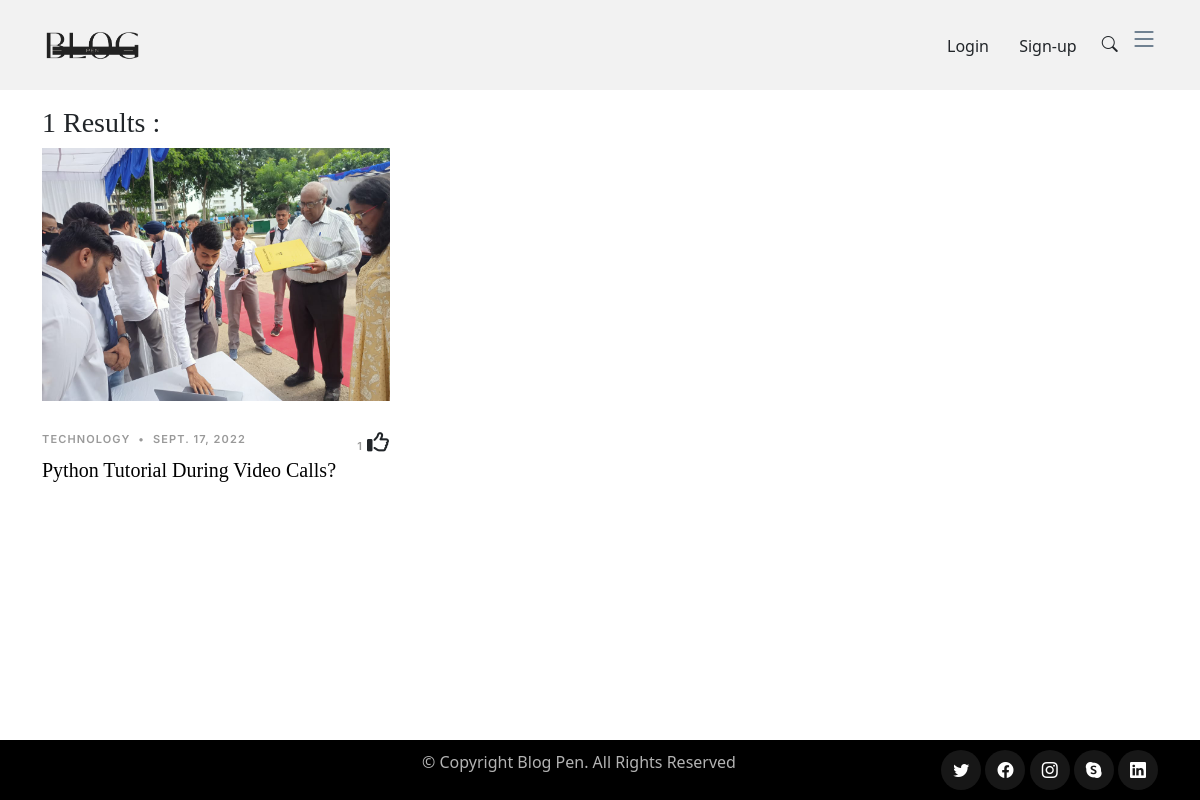
Before: /category/Technology with the older database file.
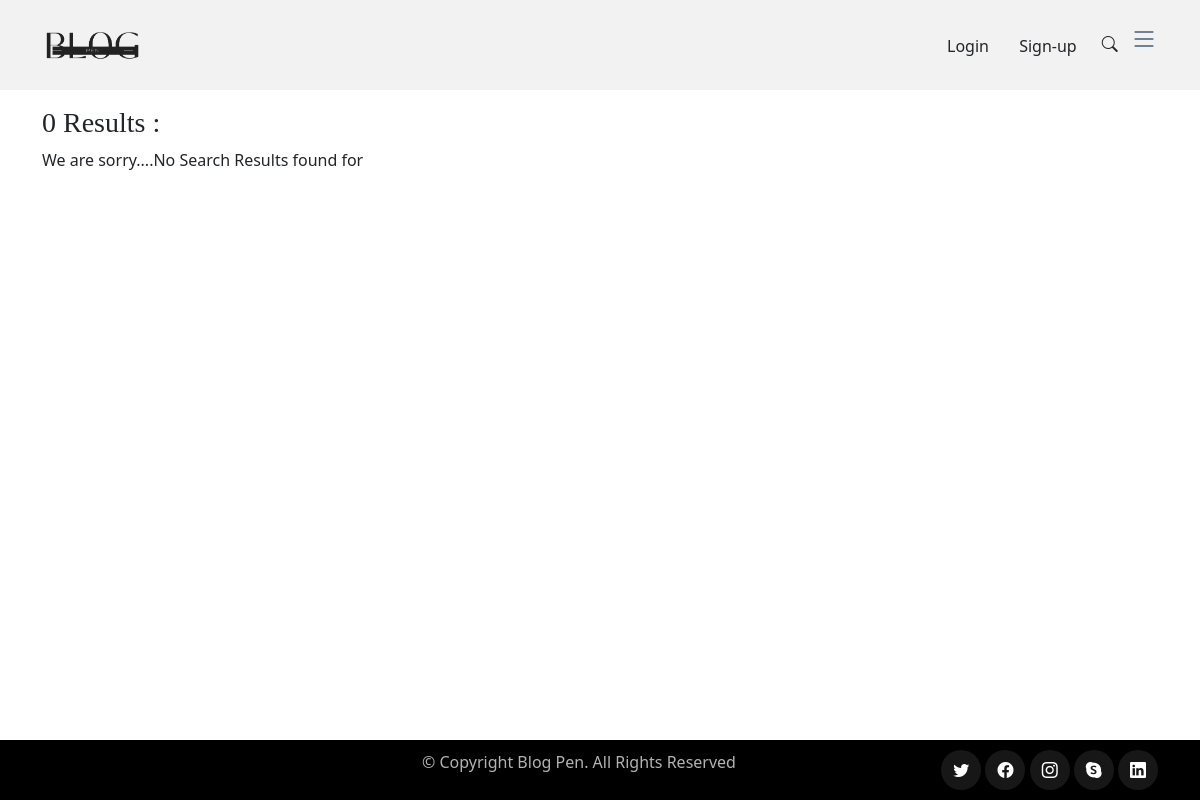
After: the same page with the newer database file.
### blog/models.py (models this page shows, shortened)
class Post(models.Model):
    sno = models.AutoField(primary_key=True)
    title = models.CharField(max_length=200)
    content = models.TextField()
    author = models.ForeignKey(User,on_delete=models.CASCADE)
    category  = models.CharField(
        max_length = 50,
        choices = INT_CHOICES,
        default = 'college'
        )
    likes = models.IntegerField(default=0)
    timestamp = models.DateField(blank=True)
    image = models.ImageField(upload_to="thumbnails/")

### home/views.py (the view)
# urls.py: path("category/<str:slug>",views.category, name="category"),
def category(request,slug):
    if(request.method=='GET'):
        a1 = Post.objects.filter(category=slug)
        p = Paginator(a1,6)
        likes_list = []
        page_number = request.GET.get('page')
        pgs_page = p.get_page(page_number)
        for i in pgs_page:
            try:
                Likes.objects.get(user=request.user.username,post_sno = i.sno)
                likes_list.append(True)
            except Exception as e:
                likes_list.append(False)
        return render(request,'home/search.html',{'posts':zip(likes_list,pgs_page),'page_range':p.page_range, 'number':len(pgs_page)})
    return redirect("home")

### templates/home/search.html (shortened to what this page needs)
{% extends 'home/basic.html' %}
{% block body %}
<link rel="stylesheet" href="https://unpkg.com/aos@next/dist/aos.css" />
<div class="container my-3">
    <h3>{{number}} Results :</h3>
    {% if number < 1 %}
    <p>We are sorry....No Search Results found for <strong>{{query}}</strong></p>
    {%endif%}
    <section id="posts" class="posts">
        <div class="container" data-aos="fade-up">
              <div class="row g-5">
                  <div class="row">
                  {% for like, post in posts %}
                      <div class="post-entry-1 col-md-4" data-aos="zoom-in">
                          <a href="{% url 'slug' post.sno %}"><img src="http://127.0.0.1:8000/media/{{post.image}}" alt="" class="img-fluid"></a>
                          <div class="post-meta"><span class="date"> {{post.category}}</span> <span class="mx-1">&bullet;</span> <span>{{post.timestamp}}</span>
                              <span style="float: right"> {{post.likes}}
                                  {% if user.is_authenticated %}
                           {% comment %} if user i logged in then check if he has already liked the post or not {% endcomment %}
                              {% if like %}
                              <a  style="text-align: left"  > <i class="fa fa-2x fa-thumbs-up"></i>  </a>
                              {% else %}
                              <a  style="text-align: left"  href="{% url 'like' post.sno %}"> <i class="fa-regular fa-2x fa-thumbs-up"></i>  </a>
                              {% endif %}
                         {% else %}
                         <a style="text-align: left" href="{% url 'login' %}" > <i class="fa-regular fa-2x fa-thumbs-up"></i>  </a>
                          {% endif %}
                              </span></div>
                          <h2><a href="{% url 'slug' post.sno %}">{{post.title}}
                   During Video Calls?</a></h2>
                  </div>
                  {% endfor %}
            </div>
          </div>
        </div>
      </section>
        {% endblock %}

Changed rows visible on the page:
removed Post: image (picture), category "TECHNOLOGY", timestamp "SEPT. 17, 2022", likes "1", title "Python Tutorial"
Other visible differences:
{{ number }}: "1" → "0"
text now shown: "We are sorry....No Search Results found for"
